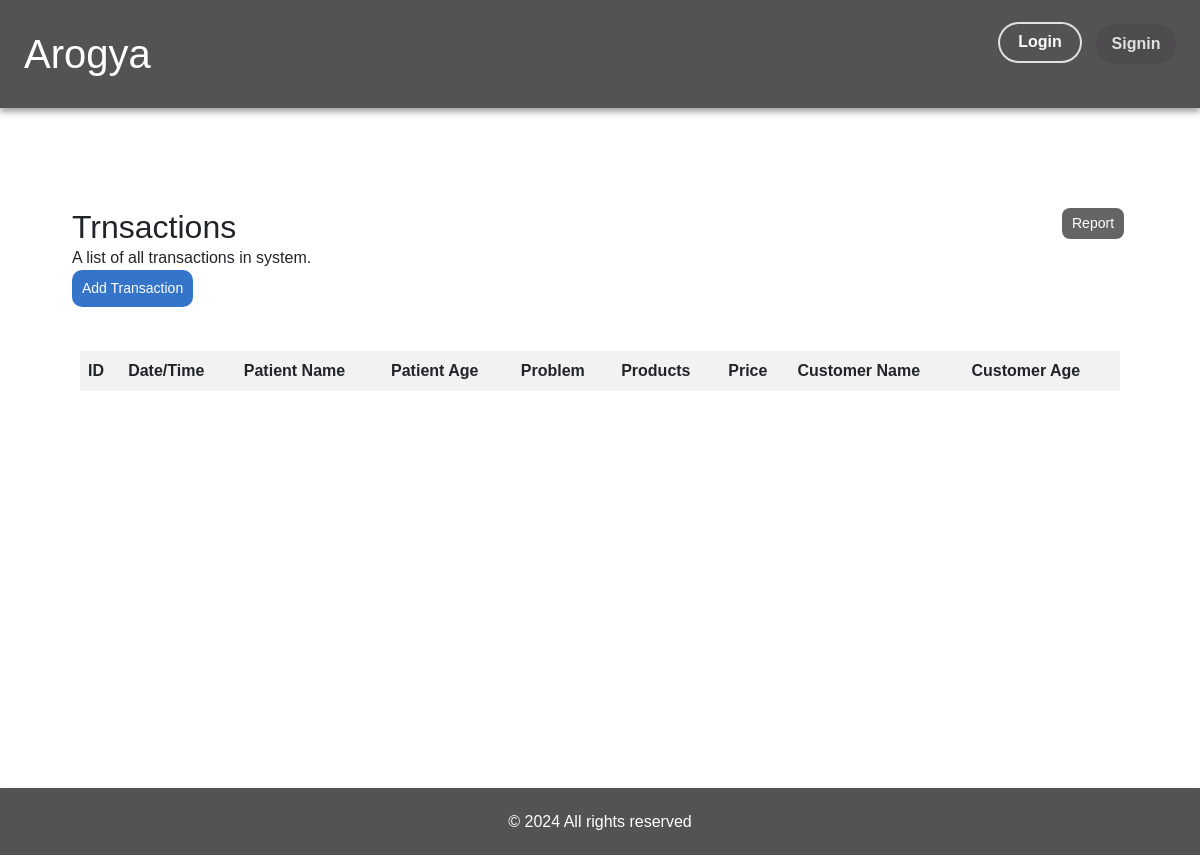
The page /store/transaction_history on the database as committed earlier.
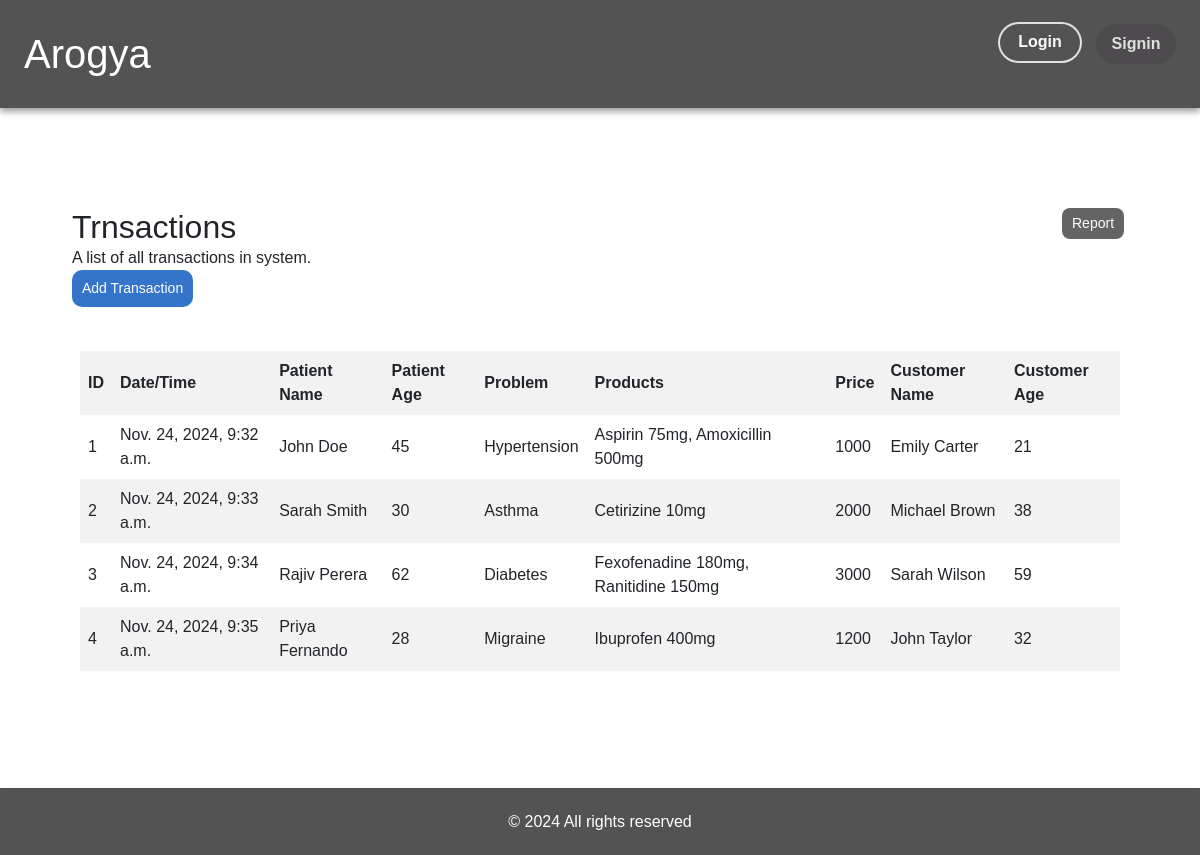
The same page on the database as committed later.
### store/models.py (models this page shows)
class NewTransaction(models.Model):
    transaction_id = models.AutoField(primary_key=True)
    datetime = models.DateTimeField(auto_now_add=True)
    patient_name = models.CharField(max_length=50)
    patient_age = models.IntegerField()
    problem = models.CharField(max_length=500)
    products = models.CharField(max_length=500)
    price = models.IntegerField()
    customer_name = models.CharField(max_length=50)
    customer_age = models.IntegerField()

### store/views.py (the view)
# urls.py: path('transaction_history', views.transaction_history, name="transaction_history"),
def transaction_history(request):
    newTransactions = NewTransaction.objects.all()
    return render(request, 'store/transaction_history.html', {'newTransactions':newTransactions})

### store/Templates/store/transaction_history.html
{% extends "store/base.html" %}
{% block content  %}
    <div class="p-3 m-5" style="min-height: 70vh;">
        <div class="p-2 row my-1">
            <div class="col-11">
                <h1 class="fs-2">Trnsactions</h1>
                <p>A list of all transactions in system.</p>
            </div>
            <div class="col pb-3">
                <a href="{% url 'generate_transaction_report' %}" class="genarate-button text-end">Report</a>
            </div>
            <div class="col pb-3">
                <a href="{% url 'transaction_form' %}" class="add-button text-end">Add Transaction</a>
            </div>
        </div>
        <div class="p-3">
            <table>
                <thead>
                    <tr>
                        <th>ID</th>
                        <th>Date/Time</th>
                        <th>Patient Name</th>
                        <th>Patient Age</th>
                        <th>Problem</th>
                        <th>Products</th>
                        <th>Price</th>
                        <th>Customer Name</th>
                        <th>Customer Age</th>
                    </tr>
                </thead>
                <tbody>
                    {% for newTransaction in newTransactions %}
                    <tr>
                        <td>{{newTransaction.transaction_id}}</td>
                        <td>{{newTransaction.datetime}}</td>
                        <td>{{newTransaction.patient_name}}</td>
                        <td>{{newTransaction.patient_age}}</td>
                        <td>{{newTransaction.problem}}</td>
                        <td>{{newTransaction.products}}</td>
                        <td>{{newTransaction.price}}</td>
                        <td>{{newTransaction.customer_name}}</td>
                        <td>{{newTransaction.customer_age}}</td>
                    </tr>
                    {% endfor %}
                </tbody>
            </table>
        </div>
    </div>
{% endblock  %}

Rows that differ between the two databases and show on the page:
added NewTransaction: transaction_id "1", datetime "Nov. 24, 2024, 9:32 a.m.", patient_name "John Doe", patient_age "45", problem "Hypertension", products "Aspirin 75mg, Amoxicillin 500mg", price "1000", customer_name "Emily Carter", customer_age "21"
added NewTransaction: transaction_id "2", datetime "Nov. 24, 2024, 9:33 a.m.", patient_name "Sarah Smith", patient_age "30", problem "Asthma", products "Cetirizine 10mg", price "2000", customer_name "Michael Brown", customer_age "38"
added NewTransaction: transaction_id "3", datetime "Nov. 24, 2024, 9:34 a.m.", patient_name "Rajiv Perera", patient_age "62", problem "Diabetes", products "Fexofenadine 180mg, Ranitidine 150mg", price "3000", customer_name "Sarah Wilson", customer_age "59"
added NewTransaction: transaction_id "4", datetime "Nov. 24, 2024, 9:35 a.m.", patient_name "Priya Fernando", patient_age "28", problem "Migraine", products "Ibuprofen 400mg", price "1200", customer_name "John Taylor", customer_age "32"
